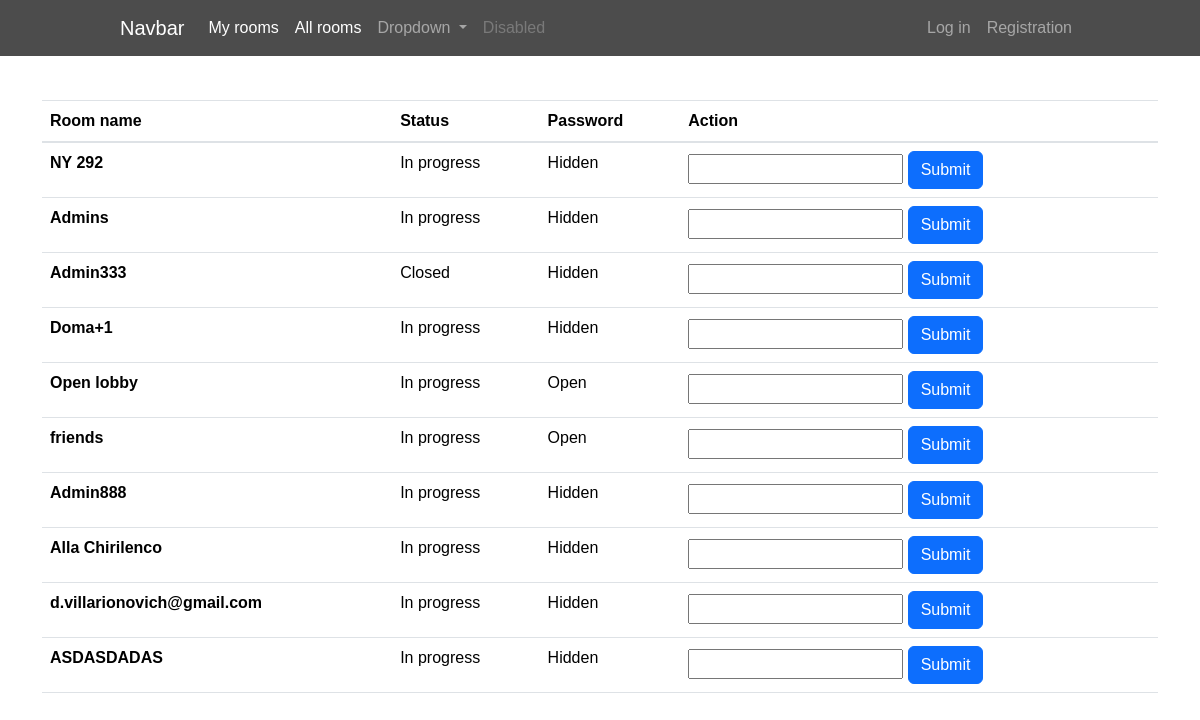
Page /rooms/all_rooms/ on the earlier database version.
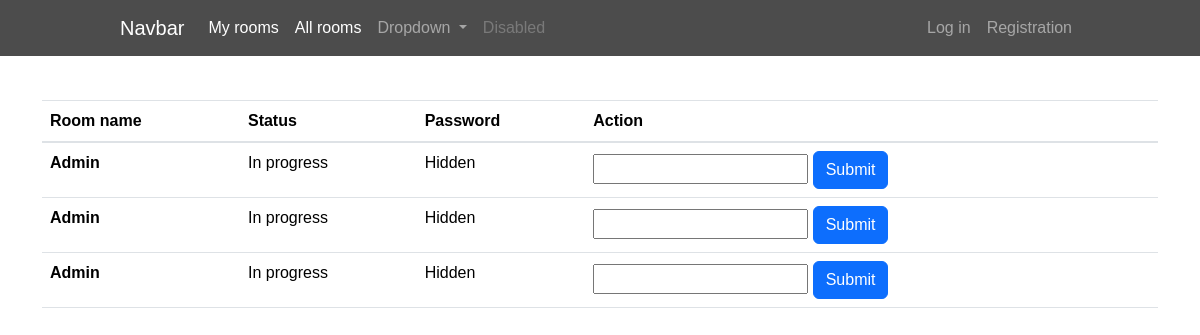
Same page on the later database version.
### rooms/models.py (models this page shows, shortened)
class Room(models.Model):
    name = models.CharField(max_length=128)
    password = models.CharField(max_length=255, blank=True, null=True)  # Increase the maximum length
    status = models.ForeignKey(RoomStatus, on_delete=models.CASCADE)
    end_date = models.DateField(auto_now_add=False, blank=True, null=True)  # This will store a date, not datetime
    participants = models.ManyToManyField(settings.AUTH_USER_MODEL, related_name='rooms_participated')
    invited_emails = models.EmailField(max_length=1024, blank=True)
    owner = models.ForeignKey(settings.AUTH_USER_MODEL, on_delete=models.CASCADE, related_name='rooms_owned')
    invitation_token = models.UUIDField(default=uuid.uuid4, editable=False, unique=True)

class RoomStatus(models.Model):
    name = models.CharField(max_length=128)
    def __str__(self):
        return self.name

### rooms/views.py (the view)
# urls.py: path('all_rooms/', AllRooms.as_view(), name='AllRooms'),
class AllRooms(ListView):
    model = Room
    template_name = 'game/all_rooms.html'
    context_object_name = 'rooms'
    def get_context_data(self, **kwargs):
        context = super().get_context_data(**kwargs)
        context['form'] = PasswordForm()
        return context

### rooms/forms.py
class PasswordForm(forms.Form):
    password = forms.CharField(label='Password', max_length=10, widget=forms.PasswordInput)
    room_id = forms.CharField(widget=forms.HiddenInput())

### templates/game/all_rooms.html (shortened to what this page needs)
{% extends 'general/base.html' %}
{% block body %}
<table class="table table-hover">
    <thead>
    <tr>
        <th scope="col">Room name</th>
        <th scope="col">Status</th>
        <th scope="col">Password</th>
        <th scope="col">Action</th>
    </tr>
    </thead>
    <tbody>
    {% for room in rooms %}
    <tr>
        <th scope="row">{{ room.name }}</th>
        <td>{{ room.status }}</td>
        {% if room.password %}
        <td>Hidden</td>
        {% else %}
        <td>Open</td>
        {% endif %}
        <td>
            <form action="{% url 'rooms:passcheck' %}" method="post">
                {{ form.password }}
                <button type="submit" class="btn btn-primary">Submit</button>
            </form>
        </td>
    </tr>
    {% endfor %}
    </tbody>
</table>
{% endblock %}

### templates/general/base.html (shortened to what this page needs)
<!doctype html>
<html lang="en">
<head>
    <link href="https://cdn.jsdelivr.net/npm/select2@4.1.0-rc.0/dist/css/select2.min.css" rel="stylesheet"/>
    <link rel="stylesheet" href="https://cdnjs.cloudflare.com/ajax/libs/animate.css/4.1.1/animate.min.css"/>
    <link rel="stylesheet" href="https://cdn.jsdelivr.net/npm/bootstrap@4.0.0/dist/css/bootstrap.min.css"
>
    <link href="https://cdn.jsdelivr.net/npm/bootstrap@5.3.2/dist/css/bootstrap.min.css" rel="stylesheet"
>
<body>
<header>
    <nav class="navbar navbar-expand-lg navbar-dark fixed-top" style="background-color: rgba(0, 0, 0, 0.7); padding-left: 10%; padding-right: 10%;">
        <a class="navbar-brand" href="{% url 'homepage' %}">Navbar</a>
        <div class="collapse navbar-collapse" id="navbarSupportedContent">
            <ul class="navbar-nav mr-auto">
                <li class="nav-item active">
                    <a class="nav-link" href="{% url 'rooms:MyRoomsView' %}">My rooms </a>
                </li>
                <li class="nav-item active">
                    <a class="nav-link" href="{% url 'rooms:AllRooms' %}">All rooms</a>
                </li>
                <li class="nav-item dropdown">
                    <a class="nav-link dropdown-toggle" href="#" id="navbarDropdown" role="button"
                       data-toggle="dropdown" aria-haspopup="true" aria-expanded="false">
                        Dropdown
                    </a>
                </li>
                <li class="nav-item">
                    <a class="nav-link disabled" href="#">Disabled</a>
                </li>
            </ul>
            <form class="form-inline my-2 my-lg-0">
                <ul class="navbar-nav mr-auto">
                    {% if user.is_authenticated %}
                    <li class="nav-item">
                        <a class="nav-link" href="{% url 'users:profileView' pk=request.user.pk %}">My profile</a>
                    </li>
                    <li class="nav-item">
                        <a class="nav-link" href="{% url 'users:logoutView'%}">Log out</a>
                    </li>
                    <li class="nav-item"><a href="{% url 'rooms:RoomCreateView' %}">
                        <button type="button" class="btn btn-outline-success">Create room</button>
                    </a>
                    </li>
                    {%else%}
                    <li class="nav-item">
                        <a class="nav-link" href="{% url 'users:loginView'%}">Log in</a>
                    </li>
                    <li class="nav-item">
                        <a class="nav-link" href="{% url 'users:userRegistrationView'%}">Registration</a>
                    </li>
                    {% endif %}
                </ul>
            </form>
        </div>
    </nav>
</header>
<div class="container">
    {% block body %}
    {% endblock %}
</div>
</body>
</html>

### templates/general/base.html (style rules this page uses)
body { font-family: Arial, sans-serif; background-image: url('https://www.pixelstalk.net/wp-content/uploads/images2/Winter-Night-wallpaper-HD.png'); background-size: cover; background-repeat: no-repeat; color: #fff; }
.container { margin-top: 100px; }

Differences in the rows shown:
removed Room: name "NY 292", status "In progress", password "Hidden"
removed Room: name "Open lobby", status "In progress", password "Open"
removed Room: name "friends", status "In progress", password "Open"
removed Room: name "Admin888", status "In progress", password "Hidden"
removed Room: name "Alla Chirilenco", status "In progress", password "Hidden"
removed Room: name "d.villarionovich@gmail.com", status "In progress", password "Hidden"
removed Room: name "ASDASDADAS", status "In progress", password "Hidden"
changed Room (number 1 of 3 on the later page): name "Admins" → "Admin"
changed Room (number 2 of 3 on the later page): name "Admin333" → "Admin"; status "Closed" → "In progress"
changed Room (number 3 of 3 on the later page): name "Doma+1" → "Admin"
